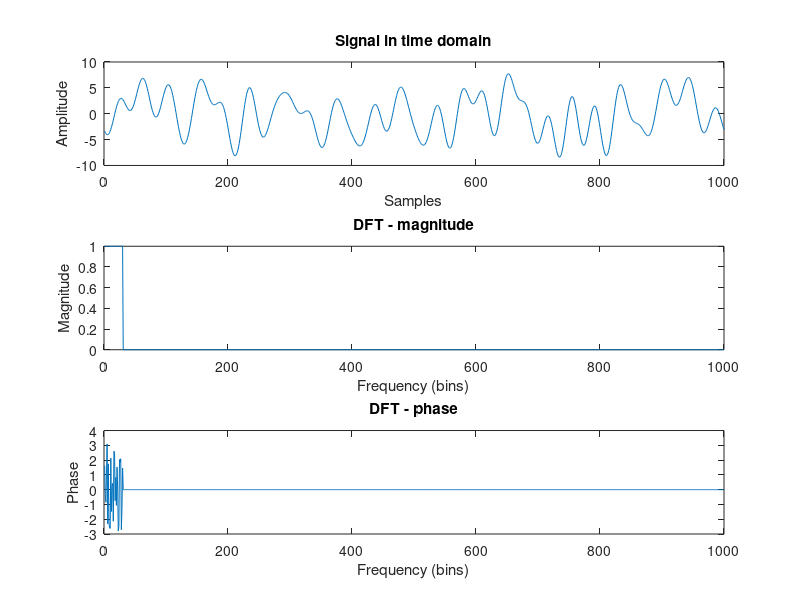

This figure's MATLAB source: (Note: this script raises an error after producing the figure.)
clear; close all; clc;

%% Task 1.4.2

N = 1000; % Number of samples
K = 30; % Excite the 30 first bins

A = 1; % Amplitude (temporal)

X_k = zeros(N, 1);
for k = 1:K
    phi = unifrnd(-pi, pi);
    X_k(k) = A*exp(1j*phi).';
end

x_n = N*real(ifft(X_k));

figure;
subplot(3,1,1);
plot(x_n);
title('Signal in time domain');
xlabel('Samples');
ylabel('Amplitude');
subplot(3,1,2);
plot(abs(X_k));
title('DFT - magnitude');
xlabel('Frequency (bins)');
ylabel('Magnitude');
subplot(3,1,3);
plot(angle(X_k));
title('DFT - phase');
xlabel('Frequency (bins)');
ylabel('Phase');


%% Task 1.4.3

N = 150;
fs = 50;

freqBand = [5 15];

A = 1; % Amplitude (temporal)
K = 30; % Excite 30 bins

freqAxis = (0:N-1)*fs/N;
numberOfExcitedBins = 0;

X_k = zeros(N, 1);
for k = 1:length(freqAxis)
    if freqAxis(k) >= freqBand(1)
        if freqAxis(k) > freqBand(2)
            break;
        end
        phi = unifrnd(-pi, pi);
        X_k(k) = A*exp(1j*phi).';
        numberOfExcitedBins = numberOfExcitedBins + 1;
    end
end

disp('Number of excited bins: ' + string(numberOfExcitedBins));

x_n = N*real(ifft(X_k));

figure;
subplot(3,1,1);
plot(x_n);
title('Signal in time domain');
xlabel('Samples');
ylabel('Amplitude');
subplot(3,1,2);
plot(freqAxis, abs(X_k));
title('DFT - magnitude');
xlabel('Frequency (Hz)');
ylabel('Magnitude');
subplot(3,1,3);
plot(freqAxis, angle(X_k));
title('DFT - phase');
xlabel('Frequency (Hz)');
ylabel('Phase');

%% test for verification of a period of 3 seconds

fs = 200; % Sampling frequency

N = 6 * fs; % Number of samples for 6 seconds
freqBand = [5 15];
freqStep = 1/3; % Frequency step of 1/3 Hz

A = 1; % Amplitude (temporal)

freqAxis = (0:N-1)*fs/N;
X_k = zeros(N, 1);

for freq = freqBand(1):freqStep:freqBand(2)
    k = round(freq * N / fs) + 1;
    phi = unifrnd(-pi, pi);
    X_k(k) = A * exp(1j * phi);
end

x_n = N * real(ifft(X_k));

t = (0:N-1) / fs;

figure;
subplot(3,1,1);
plot(t, x_n);
title('Signal in time domain');
xlabel('Time (s)');
ylabel('Amplitude');
subplot(3,1,2);
plot(freqAxis, abs(X_k));
title('DFT - magnitude');
xlabel('Frequency (Hz)');
ylabel('Magnitude');
subplot(3,1,3);
plot(freqAxis, angle(X_k));
title('DFT - phase');
xlabel('Frequency (Hz)');
ylabel('Phase');

